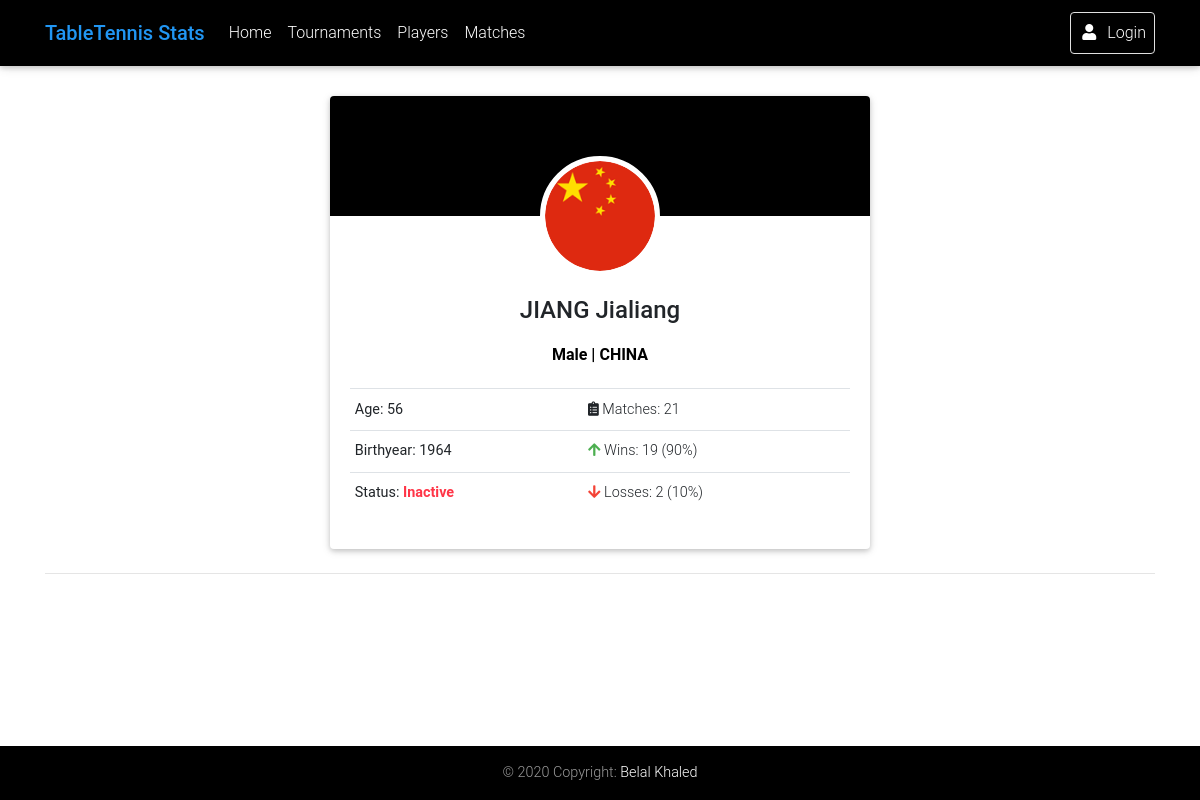
Screenshot of /profile.php?id=35 with the database file from the repository.
### tables this page shows
CREATE TABLE `players` (
  `id` int(10) NOT NULL,
  `name` varchar(255) NOT NULL,
  `country` varchar(25) NOT NULL,
  `gender` varchar(6) NOT NULL,
  `birthyear` int(4) NOT NULL,
  `active` varchar(255) NOT NULL,
  `age` int(2) NOT NULL,
  `matches` int(4) NOT NULL,
  `wins` int(25) NOT NULL,
  `losses` int(25) NOT NULL
);

### profile.php (the view, shortened to what this page needs)
<?php
require_once 'core/init.php';
if(isset($_GET['id'])){
    $id = $_GET['id'];
    $id = intval($id);
}else{
    header("location: index.php");
}
$query = "SELECT * FROM players WHERE id='$id'";
    if($result = mysqli_query($link, $query)){
        if(mysqli_num_rows($result) > 0){
            while($row = mysqli_fetch_array($result)){
                $fullName = $row['name'];
                $country = $row['country'];
                $gender = $row['gender'];
                $birthYear = $row['birthyear'];
                $active = $row['active'];
                $age = $row['age'];
                $matches = $row['matches'];
                $wins = $row['wins'];
                $losses = $row['losses'];
            }
        }else{
            header("location: index.php");
        }
    }
?>
<!DOCTYPE html>
<html lang="en">
<head>
  <link rel="stylesheet" href="https://use.fontawesome.com/releases/v5.11.2/css/all.css">
  <link href="css/bootstrap.min.css" rel="stylesheet">
  <link href="css/mdb.min.css" rel="stylesheet">
  <link href="css/style.min.css" rel="stylesheet">
</head>
<body>
  <header>
    <nav class="navbar fixed-top navbar-expand-lg navbar-dark black scrolling-navbar">
      <div class="container">
        <a class="navbar-brand waves-effect" href="localhost/login.php" target="_blank">
          <strong class="blue-text">TableTennis Stats</strong>
        </a>
        <div class="collapse navbar-collapse" id="navbarSupportedContent">
          <ul class="navbar-nav mr-auto">
            <li class="nav-item">
              <a class="nav-link waves-effect" href="#">
                Home
              </a>
            </li>
            <li class="nav-item">
              <a class="nav-link waves-effect" href="localhost/tournaments.php" target="_blank">
                Tournaments
              </a>
            </li>
            <li class="nav-item">
              <a class="nav-link waves-effect" href="localhost/players.php" target="_blank">
                Players
              </a>
            </li>
            <li class="nav-item">
              <a class="nav-link waves-effect" href="localhost/matches.php" target="_blank">
                Matches
              </a>
            </li>
          </ul>
          <ul class="navbar-nav nav-flex-icons">
              <?php
                if(isset($_SESSION["loggedin"]) && $_SESSION["loggedin"] === true){
                  $current_user = $_SESSION["username"];
              ?>
              <li class="nav-item">
                <a href="panel.php" class="nav-link border border-light rounded waves-effect" target="_blank">
                  <i class="fas fa-user mr-2"></i>Welcome <?php echo $_SESSION["name"];?>
                </a>
              </li>
              <li class="nav-item">
                <a href="logout.php" class="nav-link">
                  Logout
                </a>
              </li>
              <?php }else {?>
              <li class="nav-item">
                <a href="login.php" class="nav-link border border-light rounded waves-effect" target="_blank">
                  <i class="fas fa-user mr-2"></i>Login
                </a>
              </li>
              <?php }?>
          </ul>
        </div>
      </div>
    </nav>
  </header>
  <main class="mt-5 pt-5">
    <div class="container">
        <section class="text-center">
            <div class="row mb-4 wow fadeIn d-flex justify-content-center">
                <div class="col-sm-6">
                    <div class="card testimonial-card">
                        <div class="avatar mx-auto white">
                        <img class="rounded-circle" src="img/country/<?php echo $country;?>.png" alt="Card image cap">
                        </div>
                        <div class="card-body card-body-cascade text-center">
                        <h4 class="card-title"><strong><?php echo $fullName;?></strong></h4>
                        <h6 class="font-weight-bold black-text py-2"><?php echo $gender;?> | <?php echo $country;?></h6>
                        <p class="card-text">
                            <table class="table table-sm">
                                <tbody class="text-left">
                                    <tr>
                                    <th scope="row">Age: <?php echo $age;?></th>
                                    <td><i class="fas fa-clipboard-list"></i> Matches: <?php echo $matches;?></td>
                                    </tr>
                                    <tr>
                                    <th scope="row">Birthyear: <?php echo $birthYear;?></th>
                                    <td><i class="fas fa-arrow-up green-text"></i> Wins: <?php echo $wins;?> (<?php if($wins != 0){echo round(($wins/$matches)*100);}?>%)</td>
                                    </tr>
                                    <tr>
                                    <th scope="row">Status: <?php if($active === "Active"){echo "<span class='text-success font-weight-bold'>".$active."</span>";}else{echo "<span class='font-weight-bold text-danger'>".$active."</span>";}?></th>
                                    <td colspan="2"><i class="fas fa-arrow-down red-text"></i> Losses: <?php echo $losses;?> (<?php if($losses != 0){echo round(($losses/$matches)*100);}?>%)</td>
                                    </tr>
                                </tbody>
                            </table>
                        </p>
                        </div>
                    </div>
                </div>
            </div>
            <hr>
        </section>
    </div>
  </main>
  <footer class="page-footer text-center font-small mdb-color darken-2 mt-4 wow fadeIn">
    <div class="footer-copyright py-3">
      © 2020 Copyright:
      <a href="index.php" target="_blank"> Belal Khaled </a>
    </div>
  </footer>
</body>
</html>

### rows the page displays
players: country (picture), name "JIANG Jialiang", gender "Male", country "CHINA", age "56", matches "21", birthyear "1964", wins "19", ($wins/$matches)*100 "90", active "Inactive", losses "2", ($losses/$matches)*100 "10"
